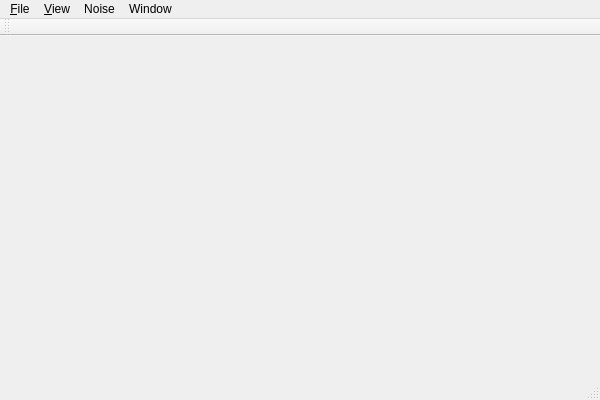
<?xml version="1.0" encoding="UTF-8"?>
<ui version="4.0">
 <class>MainWindowClass</class>
 <widget class="QMainWindow" name="MainWindowClass">
  <property name="geometry">
   <rect>
    <x>0</x>
    <y>0</y>
    <width>600</width>
    <height>400</height>
   </rect>
  </property>
  <property name="windowTitle">
   <string>Interactive Designer</string>
  </property>
  <widget class="QWidget" name="centralWidget">
   <layout class="QVBoxLayout" name="verticalLayout">
    <item>
     <widget class="DisplayWidget" name="display_widget" native="true"/>
    </item>
   </layout>
  </widget>
  <widget class="QMenuBar" name="menuBar">
   <property name="geometry">
    <rect>
     <x>0</x>
     <y>0</y>
     <width>600</width>
     <height>21</height>
    </rect>
   </property>
   <widget class="QMenu" name="menuFile">
    <property name="title">
     <string>&amp;File</string>
    </property>
   </widget>
   <widget class="QMenu" name="menuView">
    <property name="title">
     <string>&amp;View</string>
    </property>
    <addaction name="actionFit_to_Window"/>
    <addaction name="actionNormal_Size"/>
    <addaction name="actionZoom_In_25"/>
    <addaction name="actionZoom_Out_25"/>
   </widget>
   <widget class="QMenu" name="menuNoise">
    <property name="title">
     <string>Noise</string>
    </property>
    <addaction name="actionRender"/>
   </widget>
   <widget class="QMenu" name="menuWindow">
    <property name="title">
     <string>Window</string>
    </property>
   </widget>
   <addaction name="menuFile"/>
   <addaction name="menuView"/>
   <addaction name="menuNoise"/>
   <addaction name="menuWindow"/>
  </widget>
  <widget class="QToolBar" name="mainToolBar">
   <attribute name="toolBarArea">
    <enum>TopToolBarArea</enum>
   </attribute>
   <attribute name="toolBarBreak">
    <bool>false</bool>
   </attribute>
  </widget>
  <widget class="QStatusBar" name="statusBar"/>
  <action name="actionNormal_Size">
   <property name="text">
    <string>&amp;Normal Size</string>
   </property>
  </action>
  <action name="actionZoom_In_25">
   <property name="text">
    <string>Zoom &amp;In (25%)</string>
   </property>
  </action>
  <action name="actionZoom_Out_25">
   <property name="text">
    <string>Zoom Out (25%)</string>
   </property>
  </action>
  <action name="actionFit_to_Window">
   <property name="checkable">
    <bool>true</bool>
   </property>
   <property name="text">
    <string>Fit to Window</string>
   </property>
  </action>
  <action name="actionRender">
   <property name="text">
    <string>Render</string>
   </property>
   <property name="shortcut">
    <string>Ctrl+R</string>
   </property>
  </action>
 </widget>
 <layoutdefault spacing="6" margin="11"/>
 <customwidgets>
  <customwidget>
   <class>DisplayWidget</class>
   <extends>QWidget</extends>
   <header>displaywidget.h</header>
   <container>1</container>
  </customwidget>
 </customwidgets>
 <resources>
  <include location="mainwindow.qrc"/>
 </resources>
 <connections/>
</ui>
